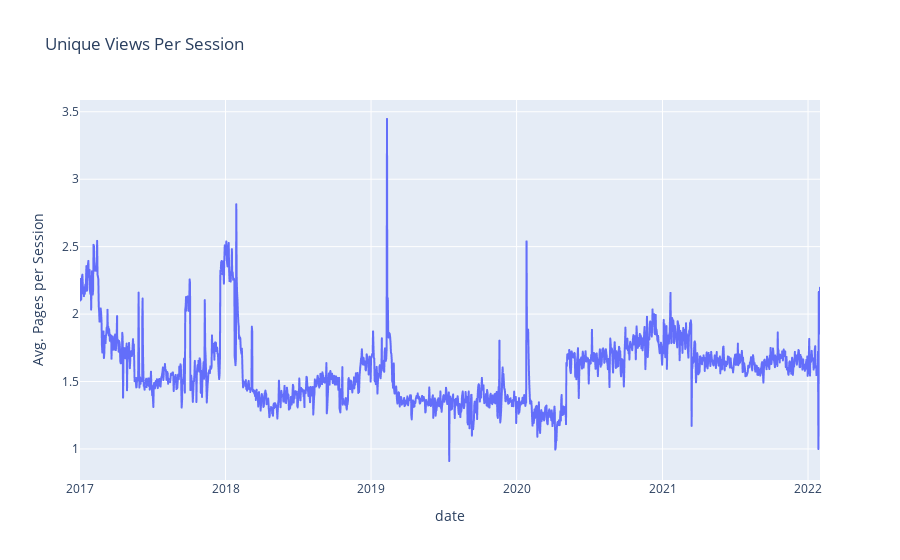

Notebook code cell kept with this figure:
### Markdown cell above
**C.** Visualize this new `pages_per_session` metric using a line chart for each site. You will have 3 separate graphs!

### Code cell
# combined_site graph

px.line(combined_site, x = 'date', y = 'pages_per_session', title = 'Unique Views Per Session',
       labels = {'pages_per_session': 'Avg. Pages per Session'}
       )

### Figure 1 — Plotly figure (JSON) as saved in the notebook; plotly's stock layout.template omitted (floating-point values rounded to 4 significant figures; data arrays with more than 128 entries replaced by an {"elided": "..."} marker saying what was removed)
{"data": [{"hovertemplate": "date=%{x}<br>Avg. Pages per Session=%{y}<extra></extra>", "legendgroup": "", "line": {"color": "#636efa", "dash": "solid"}, "marker": {"symbol": "circle"}, "mode": "lines", "name": "", "showlegend": false, "type": "scattergl", "x": {"elided": "1857 str values"}, "xaxis": "x", "y": {"elided": "1857 float values"}, "yaxis": "y"}], "layout": {"autosize": true, "legend": {"tracegroupgap": 0}, "title": {"text": "Unique Views Per Session"}, "xaxis": {"anchor": "y", "autorange": true, "domain": [0, 1], "range": ["2017-01-01", "2022-01-31"], "title": {"text": "date"}, "type": "date"}, "yaxis": {"anchor": "x", "autorange": true, "domain": [0, 1], "range": [0.7698, 3.587], "title": {"text": "Avg. Pages per Session"}, "type": "linear"}}}
